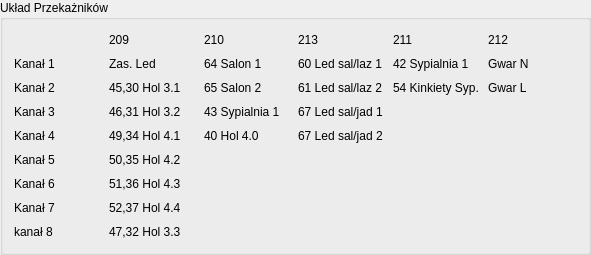
   <widget class="QGroupBox" name="groupBox_21">
    <property name="geometry">
     <rect>
      <x>1000</x>
      <y>330</y>
      <width>591</width>
      <height>255</height>
     </rect>
    </property>
    <property name="title">
     <string>Układ Przekażników</string>
    </property>
    <layout class="QGridLayout" name="gridLayout_9">
     <item row="0" column="4">
      <widget class="QLabel" name="label_427">
       <property name="text">
        <string>211</string>
       </property>
      </widget>
     </item>
     <item row="2" column="0">
      <widget class="QLabel" name="label_599">
       <property name="text">
        <string>Kanał 2</string>
       </property>
      </widget>
     </item>
     <item row="8" column="1">
      <widget class="QLabel" name="label_628">
       <property name="text">
        <string>47,32 Hol 3.3</string>
       </property>
      </widget>
     </item>
     <item row="2" column="1">
      <widget class="QLabel" name="label_622">
       <property name="text">
        <string>45,30 Hol 3.1 </string>
       </property>
      </widget>
     </item>
     <item row="7" column="0">
      <widget class="QLabel" name="label_604">
       <property name="text">
        <string>Kanał 7</string>
       </property>
      </widget>
     </item>
     <item row="0" column="1">
      <widget class="QLabel" name="label_620">
       <property name="text">
        <string>209</string>
       </property>
      </widget>
     </item>
     <item row="1" column="2">
      <widget class="QLabel" name="label_616">
       <property name="text">
        <string>64 Salon 1</string>
       </property>
      </widget>
     </item>
     <item row="4" column="3">
      <widget class="QLabel" name="label_614">
       <property name="text">
        <string>67 Led sal/jad 2</string>
       </property>
      </widget>
     </item>
     <item row="1" column="3">
      <widget class="QLabel" name="label_611">
       <property name="text">
        <string>60 Led sal/laz 1</string>
       </property>
      </widget>
     </item>
     <item row="5" column="0">
      <widget class="QLabel" name="label_602">
       <property name="text">
        <string>Kanał 5</string>
       </property>
      </widget>
     </item>
     <item row="6" column="1">
      <widget class="QLabel" name="label_626">
       <property name="text">
        <string>51,36 Hol 4.3</string>
       </property>
      </widget>
     </item>
     <item row="1" column="1">
      <widget class="QLabel" name="label_621">
       <property name="text">
        <string>Zas. Led</string>
       </property>
      </widget>
     </item>
     <item row="0" column="3">
      <widget class="QLabel" name="label_610">
       <property name="text">
        <string>213</string>
       </property>
      </widget>
     </item>
     <item row="4" column="2">
      <widget class="QLabel" name="label_619">
       <property name="text">
        <string>40 Hol 4.0</string>
       </property>
      </widget>
     </item>
     <item row="1" column="0">
      <widget class="QLabel" name="label_598">
       <property name="text">
        <string>Kanał 1</string>
       </property>
      </widget>
     </item>
     <item row="3" column="3">
      <widget class="QLabel" name="label_613">
       <property name="text">
        <string>67 Led sal/jad 1</string>
       </property>
      </widget>
     </item>
     <item row="7" column="1">
      <widget class="QLabel" name="label_627">
       <property name="text">
        <string>52,37 Hol 4.4</string>
       </property>
      </widget>
     </item>
     <item row="4" column="0">
      <widget class="QLabel" name="label_601">
       <property name="text">
        <string>Kanał 4</string>
       </property>
      </widget>
     </item>
     <item row="2" column="2">
      <widget class="QLabel" name="label_617">
       <property name="text">
        <string>65 Salon 2</string>
       </property>
      </widget>
     </item>
     <item row="6" column="0">
      <widget class="QLabel" name="label_603">
       <property name="text">
        <string>Kanał 6</string>
       </property>
      </widget>
     </item>
     <item row="0" column="2">
      <widget class="QLabel" name="label_615">
       <property name="text">
        <string>210</string>
       </property>
      </widget>
     </item>
     <item row="3" column="1">
      <widget class="QLabel" name="label_623">
       <property name="text">
        <string>46,31 Hol 3.2</string>
       </property>
      </widget>
     </item>
     <item row="8" column="0">
      <widget class="QLabel" name="label_605">
       <property name="text">
        <string>kanał 8</string>
       </property>
      </widget>
     </item>
     <item row="3" column="0">
      <widget class="QLabel" name="label_600">
       <property name="text">
        <string>Kanał 3</string>
       </property>
      </widget>
     </item>
     <item row="5" column="1">
      <widget class="QLabel" name="label_625">
       <property name="text">
        <string>50,35 Hol 4.2</string>
       </property>
      </widget>
     </item>
     <item row="2" column="3">
      <widget class="QLabel" name="label_612">
       <property name="text">
        <string>61 Led sal/laz 2</string>
       </property>
      </widget>
     </item>
     <item row="3" column="2">
      <widget class="QLabel" name="label_618">
       <property name="text">
        <string>43 Sypialnia 1</string>
       </property>
      </widget>
     </item>
     <item row="4" column="1">
      <widget class="QLabel" name="label_624">
       <property name="text">
        <string>49,34 Hol 4.1</string>
       </property>
      </widget>
     </item>
     <item row="0" column="5">
      <widget class="QLabel" name="label_428">
       <property name="text">
        <string>212</string>
       </property>
      </widget>
     </item>
     <item row="1" column="4">
      <widget class="QLabel" name="label_597">
       <property name="text">
        <string>42 Sypialnia 1</string>
       </property>
      </widget>
     </item>
     <item row="2" column="4">
      <widget class="QLabel" name="label_606">
       <property name="text">
        <string>54 Kinkiety Syp.</string>
       </property>
      </widget>
     </item>
     <item row="1" column="5">
      <widget class="QLabel" name="label_607">
       <property name="text">
        <string>Gwar N</string>
       </property>
      </widget>
     </item>
     <item row="2" column="5">
      <widget class="QLabel" name="label_609">
       <property name="text">
        <string>Gwar L</string>
       </property>
      </widget>
     </item>
    </layout>
   </widget>
